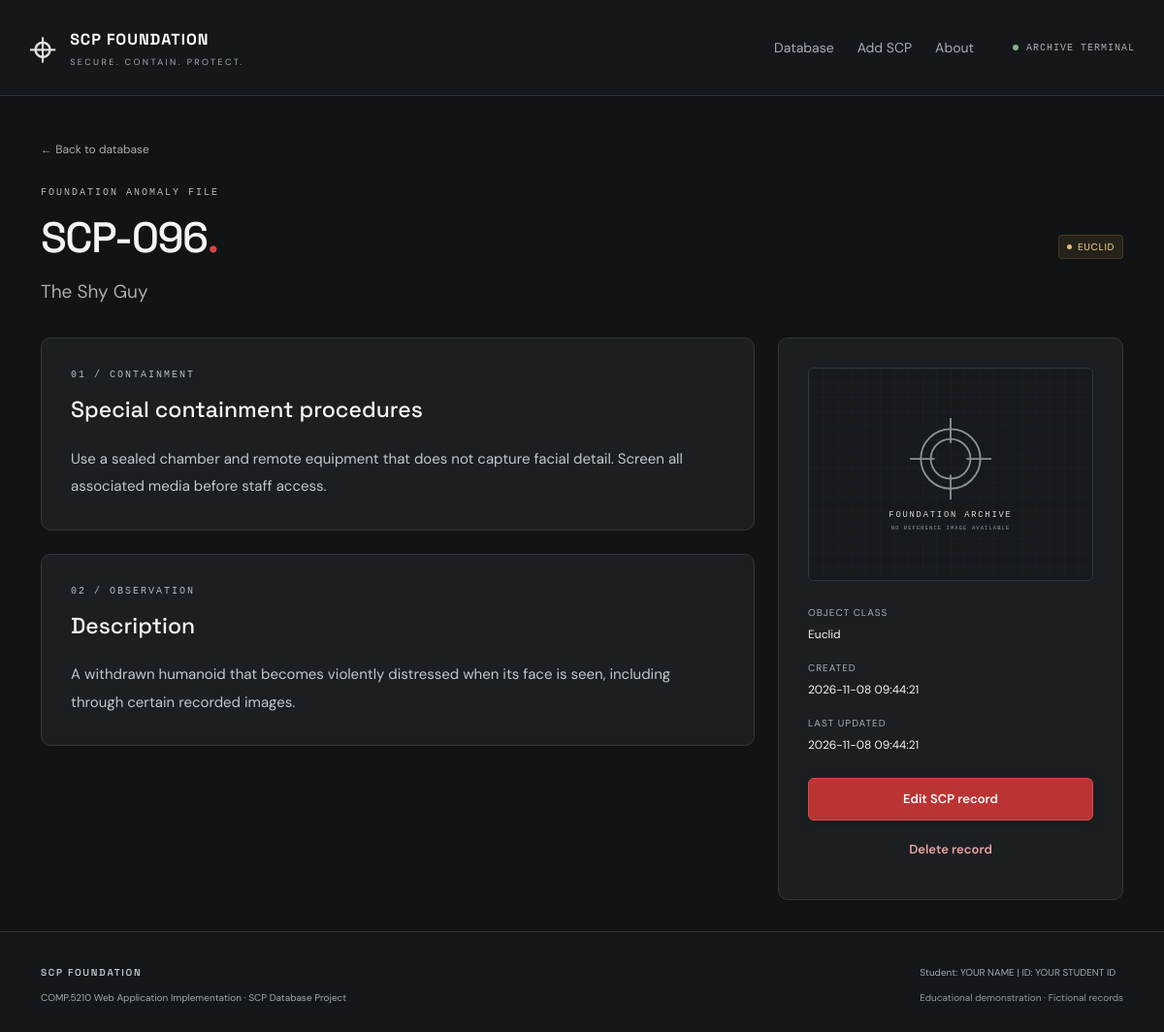
Screenshot of /view.php?id=2 with the database file from the repository.
### tables this page shows
CREATE TABLE IF NOT EXISTS scp_subjects (
    id INT NOT NULL AUTO_INCREMENT,
    scp_number VARCHAR(20) NOT NULL,
    title VARCHAR(150) NOT NULL,
    object_class VARCHAR(50) NOT NULL,
    description TEXT NOT NULL,
    containment_procedures TEXT NOT NULL,
    image VARCHAR(255) NULL,
    created_at TIMESTAMP NOT NULL DEFAULT CURRENT_TIMESTAMP,
    updated_at TIMESTAMP NOT NULL DEFAULT CURRENT_TIMESTAMP ON UPDATE CURRENT_TIMESTAMP,
    PRIMARY KEY (id),
    UNIQUE KEY uq_scp_number (scp_number)
);

### includes/functions.php (called while the page is built, shortened)
<?php
function e(?string $value): string { return htmlspecialchars($value ?? '', ENT_QUOTES | ENT_SUBSTITUTE, 'UTF-8'); }
function db(): PDO {
    static $pdo;
    if (!$pdo) {
        $file = __DIR__ . '/../config/database.php';
        $pdo = require $file;
    }
    return $pdo;
}
function record_id(mixed $value): ?int {
    $id = filter_var($value, FILTER_VALIDATE_INT, ['options' => ['min_range' => 1]]);
    return $id === false ? null : $id;
}
function find_record(int $id): ?array {
    $stmt = db()->prepare('SELECT * FROM scp_subjects WHERE id = :id');
    $stmt->execute(['id' => $id]);
    return $stmt->fetch() ?: null;
}
function badge_class(string $class): string { return in_array($class, OBJECT_CLASSES, true) ? strtolower($class) : 'pending'; }
function image_url(?string $value): string {
    $value = trim($value ?? '');
    if ($value === '') { return 'assets/images/placeholder-scp.svg'; }
    return 'assets/images/placeholder-scp.svg';
}

### view.php (the view, shortened to what this page needs)
<?php
require __DIR__ . '/includes/functions.php';
$id = record_id($_GET['id'] ?? null);
try { $record = find_record($id); }
catch (Throwable $error) { log_error($error); error_page('Archive temporarily unavailable', 'Unable to load this record. Please try again later.', 503); }
require __DIR__ . '/includes/header.php';
?>
<a class="back-link" href="index.php">← Back to database</a>
<section class="record-heading"><div><span class="eyebrow">FOUNDATION ANOMALY FILE</span><h1><?= e($record['scp_number']) ?><span class="accent">.</span></h1><p><?= e($record['title']) ?></p></div><span class="class-badge <?= e(badge_class($record['object_class'])) ?>"><?= e($record['object_class']) ?></span></section>
<div class="row g-4"><div class="col-lg-8"><section class="detail-panel"><span class="eyebrow">01 / CONTAINMENT</span><h2>Special containment procedures</h2><p class="long-text"><?= e($record['containment_procedures']) ?></p></section><section class="detail-panel mt-4"><span class="eyebrow">02 / OBSERVATION</span><h2>Description</h2><p class="long-text"><?= e($record['description']) ?></p></section></div><aside class="col-lg-4"><div class="aside-panel"><img class="record-image" src="<?= e(image_url($record['image'])) ?>" alt="<?= $record['image'] ? e('Reference image for ' . $record['scp_number']) : 'Foundation archive placeholder; no reference image available' ?>" data-fallback="assets/images/placeholder-scp.svg"><dl class="record-meta"><dt>Object class</dt><dd><?= e($record['object_class']) ?></dd><dt>Created</dt><dd><?= e($record['created_at']) ?></dd><dt>Last updated</dt><dd><?= e($record['updated_at']) ?></dd></dl><a class="btn btn-accent w-100" href="edit.php?id=<?= $id ?>">Edit SCP record</a><a class="btn btn-delete w-100 mt-2" href="delete.php?id=<?= $id ?>">Delete record</a></div></aside></div>
<?php require __DIR__ . '/includes/footer.php'; ?>

### assets/css/style.css (style rules this page uses)
:root { --bg:#111315;--surface:#1b1f22;--border:#30363b;--muted:#a8adb2;--text:#f3f4f5;--accent:#d34444;--bs-body-bg:var(--bg);--bs-body-color:var(--text);--bs-secondary-color:var(--muted);--bs-border-color:var(--border) }
* { box-sizing:border-box }
body { font-family:'DM Sans',system-ui,sans-serif;background:var(--bg);color:var(--text);min-height:100vh;display:flex;flex-direction:column }
h1,h2,h3,h4,.brand { font-family:'Space Grotesk',system-ui,sans-serif }
a { color:#eaa4a4;text-underline-offset:4px }
button,a,input,textarea,select { touch-action:manipulation }
.eyebrow { font:10px/1.6 monospace;letter-spacing:2px;color:#b3b9bf;display:flex;align-items:center;gap:10px }
.accent { color:var(--accent) }
.hero p,.page-heading p,.record-heading p { color:var(--muted);line-height:1.8;font-size:14px;margin-bottom:0 }
.btn { font-size:13px;font-weight:600;padding:11px 17px;border-radius:6px;white-space:nowrap;min-height:42px }
.btn-accent { background:#bc3333;border:1px solid #d24c4c;color:white;box-shadow:0 3px 9px #0002 }
.class-badge { display:inline-flex;align-items:center;gap:6px;font:500 10px 'DM Sans',sans-serif;letter-spacing:.6px;text-transform:uppercase;border:1px solid #76808a44;background:#76808a15;color:#c4ccd4;border-radius:4px;padding:5px 8px;white-space:nowrap }
.class-badge:before { content:'';width:5px;height:5px;border-radius:50%;background:currentColor }
.class-badge.euclid { color:#e1bf76;background:#4f422655;border-color:#846b3455 }
.btn-delete { color:#eca3a3 }
.back-link { display:inline-block;text-decoration:none;font-size:12px;color:var(--muted);margin-bottom:28px }
.page-heading h1,.record-heading h1 { font-size:clamp(30px,4vw,44px);letter-spacing:-1.5px;margin:12px 0 }
.form-panel,.aside-panel,.detail-panel,.confirmation-panel { background:var(--surface);border:1px solid var(--border);border-radius:10px;padding:30px }
.record-heading { display:flex;align-items:center;justify-content:space-between;margin-bottom:30px;gap:15px }
.record-heading p { font-size:19px }
.detail-panel h2 { font-size:23px;margin:14px 0 22px }
.long-text { white-space:pre-wrap;overflow-wrap:anywhere;line-height:1.9;color:#c1c7cc;font-size:15px;margin:0 }
.record-image { width:100%;aspect-ratio:4/3;object-fit:cover;border:1px solid var(--border);border-radius:6px }
.record-meta { margin:25px 0;font-size:12px }
.record-meta dt { color:var(--muted);font-weight:400;font-size:10px;text-transform:uppercase;letter-spacing:1px;margin-bottom:6px }
.record-meta dd { margin-bottom:18px }
h1,h2,h3,h4,p,dd { overflow-wrap:anywhere }

### rows the page displays
scp_subjects: scp_number "SCP-096", title "The Shy Guy", object_class "EUCLID", containment_procedures "Use a sealed chamber and remote equipment that does not capture facial detail. Screen all associated media before staff access.", description "A withdrawn humanoid that becomes violently distressed when its face is seen, including through certain recorded images.", object_class "Euclid", created_at "2026-11-08 09:44:21", updated_at "2026-11-08 09:44:21"

### other values shown
$label "Database"
$label "Add SCP"
$label "About"
